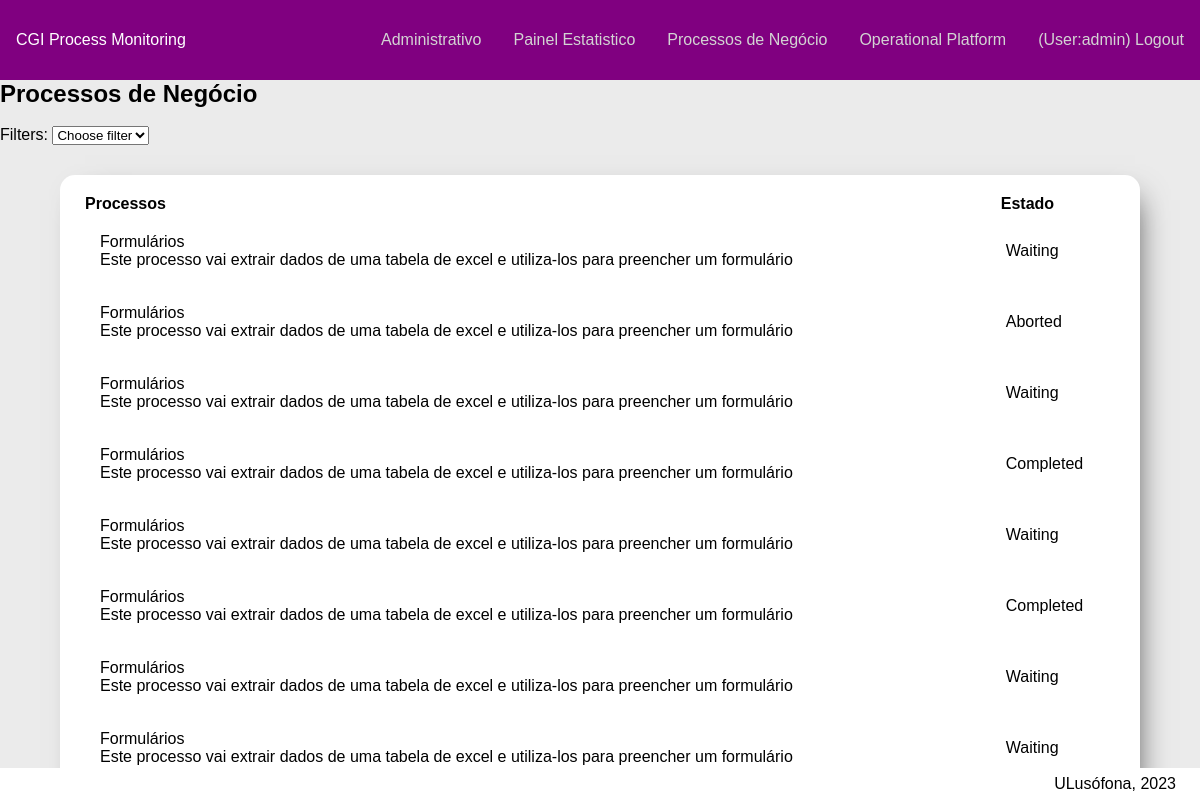
Page /process_listing (signed in) on the committed database.
### main/models.py (models this page shows, shortened)
class QueueProcess(models.Model):
    idConfiguration = models.ForeignKey(ProcessConfiguration, on_delete=models.CASCADE, related_name='configuration')
    startDate = models.DateTimeField(null=True,blank=True)
    endDate = models.DateTimeField(null=True,blank=True)
    state = models.CharField(max_length=256,default="Completed")
    idLabels = models.ManyToManyField(Label, related_name="labels", blank=True)
    idUser = models.ForeignKey(UserProfile, on_delete=models.CASCADE, related_name='userProfile', blank=True, null=True)

class ProcessConfiguration(models.Model):
    name = models.CharField(max_length=256)
    idProcessType = models.ForeignKey(ProcessType, on_delete=models.CASCADE, related_name='processType')
    description = models.CharField(max_length=500)
    maxTimeSla = models.DurationField(null=True)
    idTeam = models.ForeignKey('Team', on_delete=models.CASCADE, related_name='ProcessConfigurationTeam',blank=True,null=True)
    idSkills = models.ManyToManyField(Skill, related_name='ProcessConfigurationSkill')

### apps/process_listing/views.py (the view)
# urls.py: path('process_listing', views.process_listing_page_view, name='process_listing')
def process_listing_page_view(request):
    processTasks = {}
    for process in QueueProcess.objects.all():
        for task in QueueTask.objects.all():
            if process.id == task.idProcess:
                processTasks.update
    if request.GET.get('filtros') is None:
        query = QueueProcess.objects.all()
    else:
        if request.GET.get('filtros') == "noFilter":
            query = QueueProcess.objects.all()
        if request.GET.get('filtros') != "noFilter":
            featuredFilter = request.GET.get('filtros')
            query = QueueProcess.objects.filter(idLabels__name=featuredFilter)
    context = {
        'processes': query,
        'filtros': Label.objects.all(),
        'tasks': QueueTask.objects.all(),
    }
    return render(request, 'process_listing/process_listing.html', context)

### apps/process_listing/templates/process_listing/process_listing.html (shortened to what this page needs)
{% extends 'main/main.html' %}
{% block style %}
    {% load static %}
    <link rel="stylesheet" type="text/css" href="{% static 'css/process_listing/process_listing.css' %}"/>
{% endblock style %}
{% block main %}
<body>
    <h2>Processos de Negócio</h2>
    <br>
    <form action="{% url 'process_listing' %}" method="get">
        <label for="filtros">Filters:</label>
        <select name="filtros" onchange="this.form.submit();">
            <option value="" selected disabled>Choose filter</option>
        </select>
    </form>
    <div class="process_table">
        <table>
            <tr>
                <th>Processos</th>
                <th>Estado</th>
            </tr>
            {% for process in processes %}
            <tr class="row" onclick="showHideRow('{{process.id}}')">
                <td>
                    {{process.idConfiguration.name}}
                    <br>
                    {{process.idConfiguration.description}}
                </td>
                <td>{{process.state}}</td>
            </tr>
            {% endfor %}
        </table>
    </div>
</body>
{% endblock %}

### main/templates/main/main.html (shortened to what this page needs)
<!DOCTYPE html>
<html lang="en">
  <head>
      {% load static %}
      <link rel="stylesheet" href="{% static 'css/main/main.css' %}">
      {% block style %}
      {% endblock style %}
  </head>
  <body>
    <header>
      <div>CGI Process Monitoring</div>
      <nav>
        <a href="{% url 'adminPage' %}">Administrativo</a>
        <a href="">Painel Estatistico</a>
        <a href="{% url 'process_listing' %}">Processos de Negócio</a>
        <a href="{% url 'businessExceptions' %}">Operational Platform</a>
        {% if user.is_authenticated %}
        <a href="{% url 'logout' %}" class="btnLogout">(User:{{request.user.username}}) Logout</a>
        {% endif %}
      </nav>
    </header>
    <main>
      {% block main %}
      {% endblock main %}
    </main>
    <footer>ULusófona, 2023</footer>
  </body>
</html>

### static/css/main/main.css (style rules this page uses)
* { padding: 0; margin: 0; box-sizing:border-box; font-family: sans-serif; }
header div { padding: 1em; }
header nav { display:flex; justify-content: flex-end; }
nav a { padding: 0 1em; text-decoration: none; font-size: 1rem; color: lightgray; }
header { height: 10vh; background: purple; color: white; top: 0; display:flex; justify-content: space-between; align-items: center; position: fixed; z-index: 10; width: 100%; }
footer { height: 4vh; display:flex; justify-content: flex-end; padding: 0 2vw; align-items: center; position: fixed; width: 100%; bottom: 0; z-index: 10; background-color: white; }

### static/css/process_listing/process_listing.css (style rules this page uses)
body { margin-top: 10vh; background-color: #EBEBEB; }
table { width: 100%; border-spacing: 0 5px; }
th { text-align: left; padding-left: 10px; }
td { padding: 15px; }
td:first-child { padding-left: 25px; border-top-left-radius: 10px; border-bottom-left-radius: 10px; }
td:last-child { border-bottom-right-radius: 10px; border-top-right-radius: 10px; }
.process_table { border-radius: 15px; box-shadow: 10px 10px 30px -15px rgba(0,0,0,0.75); background-color: white; margin-top: 30px; margin-left: auto; margin-right: auto; width: 90%; padding: 15px; }

### rows in the picture
QueueProcess: idConfiguration.name "Formulários", idConfiguration.description "Este processo vai extrair dados de uma tabela de excel e utiliza-los para preencher um formulário", state "Waiting"
QueueProcess: idConfiguration.name "Formulários", idConfiguration.description "Este processo vai extrair dados de uma tabela de excel e utiliza-los para preencher um formulário", state "Aborted"
QueueProcess: idConfiguration.name "Formulários", idConfiguration.description "Este processo vai extrair dados de uma tabela de excel e utiliza-los para preencher um formulário", state "Waiting"
QueueProcess: idConfiguration.name "Formulários", idConfiguration.description "Este processo vai extrair dados de uma tabela de excel e utiliza-los para preencher um formulário", state "Completed"
QueueProcess: idConfiguration.name "Formulários", idConfiguration.description "Este processo vai extrair dados de uma tabela de excel e utiliza-los para preencher um formulário", state "Waiting"
QueueProcess: idConfiguration.name "Formulários", idConfiguration.description "Este processo vai extrair dados de uma tabela de excel e utiliza-los para preencher um formulário", state "Completed"
QueueProcess: idConfiguration.name "Formulários", idConfiguration.description "Este processo vai extrair dados de uma tabela de excel e utiliza-los para preencher um formulário", state "Waiting"
QueueProcess: idConfiguration.name "Formulários", idConfiguration.description "Este processo vai extrair dados de uma tabela de excel e utiliza-los para preencher um formulário", state "Waiting"

### other values in the picture
{{ request.user.username }} "admin"
